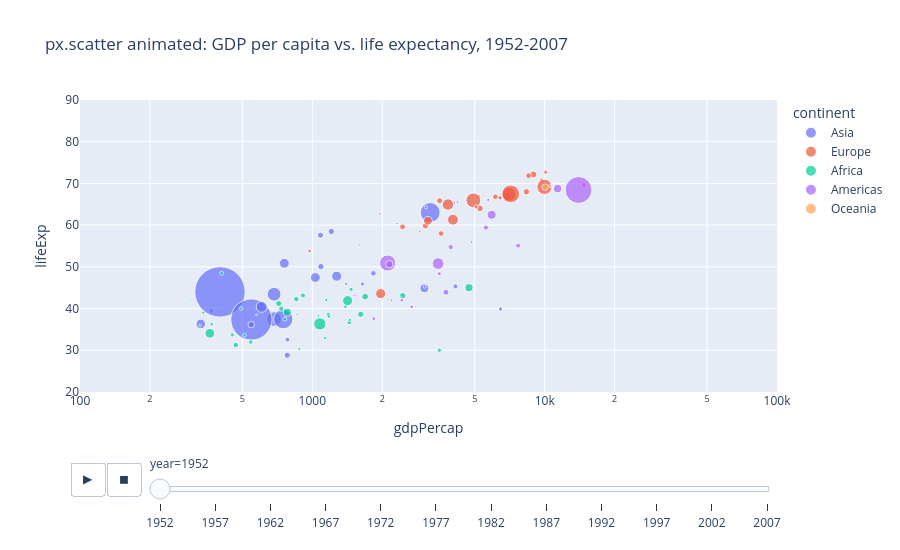

The notebook cell saved with this chart:
### Markdown cell above
### 2.2 The classic animated bubble chart

Passing `animation_frame` to almost any `px` chart turns it into a play-button animation with
a scrubber slider, at no extra cost beyond that one argument. This is the famous
Gapminder/Hans Rosling chart: each bubble is a country, sized by population, moving through
time as the world's wealth and health both rise.

### Code cell
gapminder = px.data.gapminder()  # bundled with plotly -- no download needed

fig = px.scatter(
    gapminder, x="gdpPercap", y="lifeExp", size="pop", color="continent", hover_name="country",
    animation_frame="year", animation_group="country", log_x=True, size_max=55,
    range_x=[100, 100_000], range_y=[20, 90],
    title="px.scatter animated: GDP per capita vs. life expectancy, 1952-2007",
)
fig.update_layout(height=550)
fig.show()

### Figure 1 — Plotly figure (JSON) as saved in the notebook; plotly's stock layout.template omitted (floating-point values rounded to 4 significant figures)
{"data": [{"hovertemplate": "<b>%{hovertext}</b><br><br>continent=Asia<br>year=1952<br>gdpPercap=%{x}<br>lifeExp=%{y}<br>pop=%{marker.size}<extra></extra>", "hovertext": ["Afghanistan", "Bahrain", "Bangladesh", "Cambodia", "China", "Hong Kong, China", "India", "Indonesia", "Iran", "Iraq", "Israel", "Japan", "Jordan", "Korea, Dem. Rep.", "Korea, Rep.", "Kuwait", "Lebanon", "Malaysia", "Mongolia", "Myanmar", "Nepal", "Oman", "Pakistan", "Philippines", "Saudi Arabia", "Singapore", "Sri Lanka", "Syria", "Taiwan", "Thailand", "Vietnam", "West Bank and Gaza", "Yemen, Rep."], "ids": ["Afghanistan", "Bahrain", "Bangladesh", "Cambodia", "China", "Hong Kong, China", "India", "Indonesia", "Iran", "Iraq", "Israel", "Japan", "Jordan", "Korea, Dem. Rep.", "Korea, Rep.", "Kuwait", "Lebanon", "Malaysia", "Mongolia", "Myanmar", "Nepal", "Oman", "Pakistan", "Philippines", "Saudi Arabia", "Singapore", "Sri Lanka", "Syria", "Taiwan", "Thailand", "Vietnam", "West Bank and Gaza", "Yemen, Rep."], "legendgroup": "Asia", "marker": {"color": "#636efa", "size": [8425333, 120447, 46886859, 4693836, 556263527, 2125900, 372000000, 82052000, 17272000, 5441766, 1620914, 86459025, 607914, 8865488, 20947571, 160000, 1439529, 6748378, 800663, 20092996, 9182536, 507833, 41346560, 22438691, 4005677, 1127000, 7982342, 3661549, 8550362, 21289402, 26246839, 1030585, 4963829], "sizemode": "area", "sizeref": 435900.0, "symbol": "circle"}, "mode": "markers", "name": "Asia", "orientation": "v", "showlegend": true, "type": "scatter", "x": [779.4, 9867.0, 684.2, 368.5, 400.4, 3054.0, 546.6, 749.7, 3035.0, 4130.0, 4087.0, 3217.0, 1547.0, 1088.0, 1031.0, 108400.0, 4835.0, 1831.0, 786.6, 331.0, 545.9, 1828.0, 684.6, 1273.0, 6460.0, 2315.0, 1084.0, 1643.0, 1207.0, 757.8, 605.1, 1516.0, 781.7], "xaxis": "x", "y": [28.8, 50.94, 37.48, 39.42, 44.0, 60.96, 37.37, 37.47, 44.87, 45.32, 65.39, 63.03, 43.16, 50.06, 47.45, 55.56, 55.93, 48.46, 42.24, 36.32, 36.16, 37.58, 43.44, 47.75, 39.88, 60.4, 57.59, 45.88, 58.5, 50.85, 40.41, 43.16, 32.55], "yaxis": "y"}, {"hovertemplate": "<b>%{hovertext}</b><br><br>continent=Europe<br>year=1952<br>gdpPercap=%{x}<br>lifeExp=%{y}<br>pop=%{marker.size}<extra></extra>", "hovertext": ["Albania", "Austria", "Belgium", "Bosnia and Herzegovina", "Bulgaria", "Croatia", "Czech Republic", "Denmark", "Finland", "France", "Germany", "Greece", "Hungary", "Iceland", "Ireland", "Italy", "Montenegro", "Netherlands", "Norway", "Poland", "Portugal", "Romania", "Serbia", "Slovak Republic", "Slovenia", "Spain", "Sweden", "Switzerland", "Turkey", "United Kingdom"], "ids": ["Albania", "Austria", "Belgium", "Bosnia and Herzegovina", "Bulgaria", "Croatia", "Czech Republic", "Denmark", "Finland", "France", "Germany", "Greece", "Hungary", "Iceland", "Ireland", "Italy", "Montenegro", "Netherlands", "Norway", "Poland", "Portugal", "Romania", "Serbia", "Slovak Republic", "Slovenia", "Spain", "Sweden", "Switzerland", "Turkey", "United Kingdom"], "legendgroup": "Europe", "marker": {"color": "#EF553B", "size": [1282697, 6927772, 8730405, 2791000, 7274900, 3882229, 9125183, 4334000, 4090500, 42459667, 69145952, 7733250, 9504000, 147962, 2952156, 47666000, 413834, 10381988, 3327728, 25730551, 8526050, 16630000, 6860147, 3558137, 1489518, 28549870, 7124673, 4815000, 22235677, 50430000], "sizemode": "area", "sizeref": 435900.0, "symbol": "circle"}, "mode": "markers", "name": "Europe", "orientation": "v", "showlegend": true, "type": "scatter", "x": [1601.0, 6137.0, 8343.0, 973.5, 2444.0, 3119.0, 6876.0, 9692.0, 6425.0, 7030.0, 7144.0, 3531.0, 5264.0, 7268.0, 5210.0, 4931.0, 2648.0, 8942.0, 10100.0, 4029.0, 3068.0, 3145.0, 3581.0, 5075.0, 4215.0, 3834.0, 8528.0, 14730.0, 1969.0, 9980.0], "xaxis": "x", "y": [55.23, 66.8, 68.0, 53.82, 59.6, 61.21, 66.87, 70.78, 66.55, 67.41, 67.5, 65.86, 64.03, 72.49, 66.91, 65.94, 59.16, 72.13, 72.67, 61.31, 59.82, 61.05, 58.0, 64.36, 65.57, 64.94, 71.86, 69.62, 43.59, 69.18], "yaxis": "y"}, {"hovertemplate": "<b>%{hovertext}</b><br><br>continent=Africa<br>year=1952<br>gdpPercap=%{x}<br>lifeExp=%{y}<br>pop=%{marker.size}<extra></extra>", "hovertext": ["Algeria", "Angola", "Benin", "Botswana", "Burkina Faso", "Burundi", "Cameroon", "Central African Republic", "Chad", "Comoros", "Congo, Dem. Rep.", "Congo, Rep.", "Cote d'Ivoire", "Djibouti", "Egypt", "Equatorial Guinea", "Eritrea", "Ethiopia", "Gabon", "Gambia", "Ghana", "Guinea", "Guinea-Bissau", "Kenya", "Lesotho", "Liberia", "Libya", "Madagascar", "Malawi", "Mali", "Mauritania", "Mauritius", "Morocco", "Mozambique", "Namibia", "Niger", "Nigeria", "Reunion", "Rwanda", "Sao Tome and Principe", "Senegal", "Sierra Leone", "Somalia", "South Africa", "Sudan", "Swaziland", "Tanzania", "Togo", "Tunisia", "Uganda", "Zambia", "Zimbabwe"], "ids": ["Algeria", "Angola", "Benin", "Botswana", "Burkina Faso", "Burundi", "Cameroon", "Central African Republic", "Chad", "Comoros", "Congo, Dem. Rep.", "Congo, Rep.", "Cote d'Ivoire", "Djibouti", "Egypt", "Equatorial Guinea", "Eritrea", "Ethiopia", "Gabon", "Gambia", "Ghana", "Guinea", "Guinea-Bissau", "Kenya", "Lesotho", "Liberia", "Libya", "Madagascar", "Malawi", "Mali", "Mauritania", "Mauritius", "Morocco", "Mozambique", "Namibia", "Niger", "Nigeria", "Reunion", "Rwanda", "Sao Tome and Principe", "Senegal", "Sierra Leone", "Somalia", "South Africa", "Sudan", "Swaziland", "Tanzania", "Togo", "Tunisia", "Uganda", "Zambia", "Zimbabwe"], "legendgroup": "Africa", "marker": {"color": "#00cc96", "size": [9279525, 4232095, 1738315, 442308, 4469979, 2445618, 5009067, 1291695, 2682462, 153936, 14100005, 854885, 2977019, 63149, 22223309, 216964, 1438760, 20860941, 420702, 284320, 5581001, 2664249, 580653, 6464046, 748747, 863308, 1019729, 4762912, 2917802, 3838168, 1022556, 516556, 9939217, 6446316, 485831, 3379468, 33119096, 257700, 2534927, 60011, 2755589, 2143249, 2526994, 14264935, 8504667, 290243, 8322925, 1219113, 3647735, 5824797, 2672000, 3080907], "sizemode": "area", "sizeref": 435900.0, "symbol": "circle"}, "mode": "markers", "name": "Africa", "orientation": "v", "showlegend": true, "type": "scatter", "x": [2449.0, 3521.0, 1063.0, 851.2, 543.3, 339.3, 1173.0, 1071.0, 1179.0, 1103.0, 780.5, 2126.0, 1389.0, 2670.0, 1419.0, 375.6, 328.9, 362.1, 4293.0, 485.2, 911.3, 510.2, 299.9, 853.5, 298.8, 575.6, 2388.0, 1443.0, 369.2, 452.3, 743.1, 1968.0, 1688.0, 468.5, 2424.0, 761.9, 1077.0, 2719.0, 493.3, 879.6, 1450.0, 879.8, 1136.0, 4725.0, 1616.0, 1148.0, 716.7, 859.8, 1468.0, 734.8, 1147.0, 406.9], "xaxis": "x", "y": [43.08, 30.02, 38.22, 47.62, 31.98, 39.03, 38.52, 35.46, 38.09, 40.72, 39.14, 42.11, 40.48, 34.81, 41.89, 34.48, 35.93, 34.08, 37.0, 30.0, 43.15, 33.61, 32.5, 42.27, 42.14, 38.48, 42.72, 36.68, 36.26, 33.69, 40.54, 50.99, 42.87, 31.29, 41.73, 37.44, 36.32, 52.72, 40.0, 46.47, 37.28, 30.33, 32.98, 45.01, 38.63, 41.41, 41.22, 38.6, 44.6, 39.98, 42.04, 48.45], "yaxis": "y"}, {"hovertemplate": "<b>%{hovertext}</b><br><br>continent=Americas<br>year=1952<br>gdpPercap=%{x}<br>lifeExp=%{y}<br>pop=%{marker.size}<extra></extra>", "hovertext": ["Argentina", "Bolivia", "Brazil", "Canada", "Chile", "Colombia", "Costa Rica", "Cuba", "Dominican Republic", "Ecuador", "El Salvador", "Guatemala", "Haiti", "Honduras", "Jamaica", "Mexico", "Nicaragua", "Panama", "Paraguay", "Peru", "Puerto Rico", "Trinidad and Tobago", "United States", "Uruguay", "Venezuela"], "ids": ["Argentina", "Bolivia", "Brazil", "Canada", "Chile", "Colombia", "Costa Rica", "Cuba", "Dominican Republic", "Ecuador", "El Salvador", "Guatemala", "Haiti", "Honduras", "Jamaica", "Mexico", "Nicaragua", "Panama", "Paraguay", "Peru", "Puerto Rico", "Trinidad and Tobago", "United States", "Uruguay", "Venezuela"], "legendgroup": "Americas", "marker": {"color": "#ab63fa", "size": [17876956, 2883315, 56602560, 14785584, 6377619, 12350771, 926317, 6007797, 2491346, 3548753, 2042865, 3146381, 3201488, 1517453, 1426095, 30144317, 1165790, 940080, 1555876, 8025700, 2227000, 662850, 157553000, 2252965, 5439568], "sizemode": "area", "sizeref": 435900.0, "symbol": "circle"}, "mode": "markers", "name": "Americas", "orientation": "v", "showlegend": true, "type": "scatter", "x": [5911.0, 2677.0, 2109.0, 11370.0, 3940.0, 2144.0, 2627.0, 5587.0, 1398.0, 3522.0, 3048.0, 2428.0, 1840.0, 2195.0, 2899.0, 3478.0, 3112.0, 2480.0, 1952.0, 3759.0, 3082.0, 3023.0, 13990.0, 5717.0, 7690.0], "xaxis": "x", "y": [62.48, 40.41, 50.92, 68.75, 54.74, 50.64, 57.21, 59.42, 45.93, 48.36, 45.26, 42.02, 37.58, 41.91, 58.53, 50.79, 42.31, 55.19, 62.65, 43.9, 64.28, 59.1, 68.44, 66.07, 55.09], "yaxis": "y"}, {"hovertemplate": "<b>%{hovertext}</b><br><br>continent=Oceania<br>year=1952<br>gdpPercap=%{x}<br>lifeExp=%{y}<br>pop=%{marker.size}<extra></extra>", "hovertext": ["Australia", "New Zealand"], "ids": ["Australia", "New Zealand"], "legendgroup": "Oceania", "marker": {"color": "#FFA15A", "size": [8691212, 1994794], "sizemode": "area", "sizeref": 435900.0, "symbol": "circle"}, "mode": "markers", "name": "Oceania", "orientation": "v", "showlegend": true, "type": "scatter", "x": [10040.0, 10560.0], "xaxis": "x", "y": [69.12, 69.39], "yaxis": "y"}], "layout": {"height": 550, "legend": {"itemsizing": "constant", "title": {"text": "continent"}, "tracegroupgap": 0}, "sliders": [{"active": 0, "currentvalue": {"prefix": "year="}, "len": 0.9, "pad": {"b": 10, "t": 60}, "steps": [{"args": [["1952"], {"frame": {"duration": 0, "redraw": false}, "fromcurrent": true, "mode": "immediate", "transition": {"duration": 0, "easing": "linear"}}], "label": "1952", "method": "animate"}, {"args": [["1957"], {"frame": {"duration": 0, "redraw": false}, "fromcurrent": true, "mode": "immediate", "transition": {"duration": 0, "easing": "linear"}}], "label": "1957", "method": "animate"}, {"args": [["1962"], {"frame": {"duration": 0, "redraw": false}, "fromcurrent": true, "mode": "immediate", "transition": {"duration": 0, "easing": "linear"}}], "label": "1962", "method": "animate"}, {"args": [["1967"], {"frame": {"duration": 0, "redraw": false}, "fromcurrent": true, "mode": "immediate", "transition": {"duration": 0, "easing": "linear"}}], "label": "1967", "method": "animate"}, {"args": [["1972"], {"frame": {"duration": 0, "redraw": false}, "fromcurrent": true, "mode": "immediate", "transition": {"duration": 0, "easing": "linear"}}], "label": "1972", "method": "animate"}, {"args": [["1977"], {"frame": {"duration": 0, "redraw": false}, "fromcurrent": true, "mode": "immediate", "transition": {"duration": 0, "easing": "linear"}}], "label": "1977", "method": "animate"}, {"args": [["1982"], {"frame": {"duration": 0, "redraw": false}, "fromcurrent": true, "mode": "immediate", "transition": {"duration": 0, "easing": "linear"}}], "label": "1982", "method": "animate"}, {"args": [["1987"], {"frame": {"duration": 0, "redraw": false}, "fromcurrent": true, "mode": "immediate", "transition": {"duration": 0, "easing": "linear"}}], "label": "1987", "method": "animate"}, {"args": [["1992"], {"frame": {"duration": 0, "redraw": false}, "fromcurrent": true, "mode": "immediate", "transition": {"duration": 0, "easing": "linear"}}], "label": "1992", "method": "animate"}, {"args": [["1997"], {"frame": {"duration": 0, "redraw": false}, "fromcurrent": true, "mode": "immediate", "transition": {"duration": 0, "easing": "linear"}}], "label": "1997", "method": "animate"}, {"args": [["2002"], {"frame": {"duration": 0, "redraw": false}, "fromcurrent": true, "mode": "immediate", "transition": {"duration": 0, "easing": "linear"}}], "label": "2002", "method": "animate"}, {"args": [["2007"], {"frame": {"duration": 0, "redraw": false}, "fromcurrent": true, "mode": "immediate", "transition": {"duration": 0, "easing": "linear"}}], "label": "2007", "method": "animate"}], "x": 0.1, "xanchor": "left", "y": 0, "yanchor": "top"}], "title": {"text": "px.scatter animated: GDP per capita vs. life expectancy, 1952-2007"}, "updatemenus": [{"buttons": [{"args": [null, {"frame": {"duration": 500, "redraw": false}, "fromcurrent": true, "mode": "immediate", "transition": {"duration": 500, "easing": "linear"}}], "label": "&#9654;", "method": "animate"}, {"args": [[null], {"frame": {"duration": 0, "redraw": false}, "fromcurrent": true, "mode": "immediate", "transition": {"duration": 0, "easing": "linear"}}], "label": "&#9724;", "method": "animate"}], "direction": "left", "pad": {"r": 10, "t": 70}, "showactive": false, "type": "buttons", "x": 0.1, "xanchor": "right", "y": 0, "yanchor": "top"}], "xaxis": {"anchor": "y", "domain": [0.0, 1.0], "range": [2.0, 5.0], "title": {"text": "gdpPercap"}, "type": "log"}, "yaxis": {"anchor": "x", "domain": [0.0, 1.0], "range": [20, 90], "title": {"text": "lifeExp"}}}}
